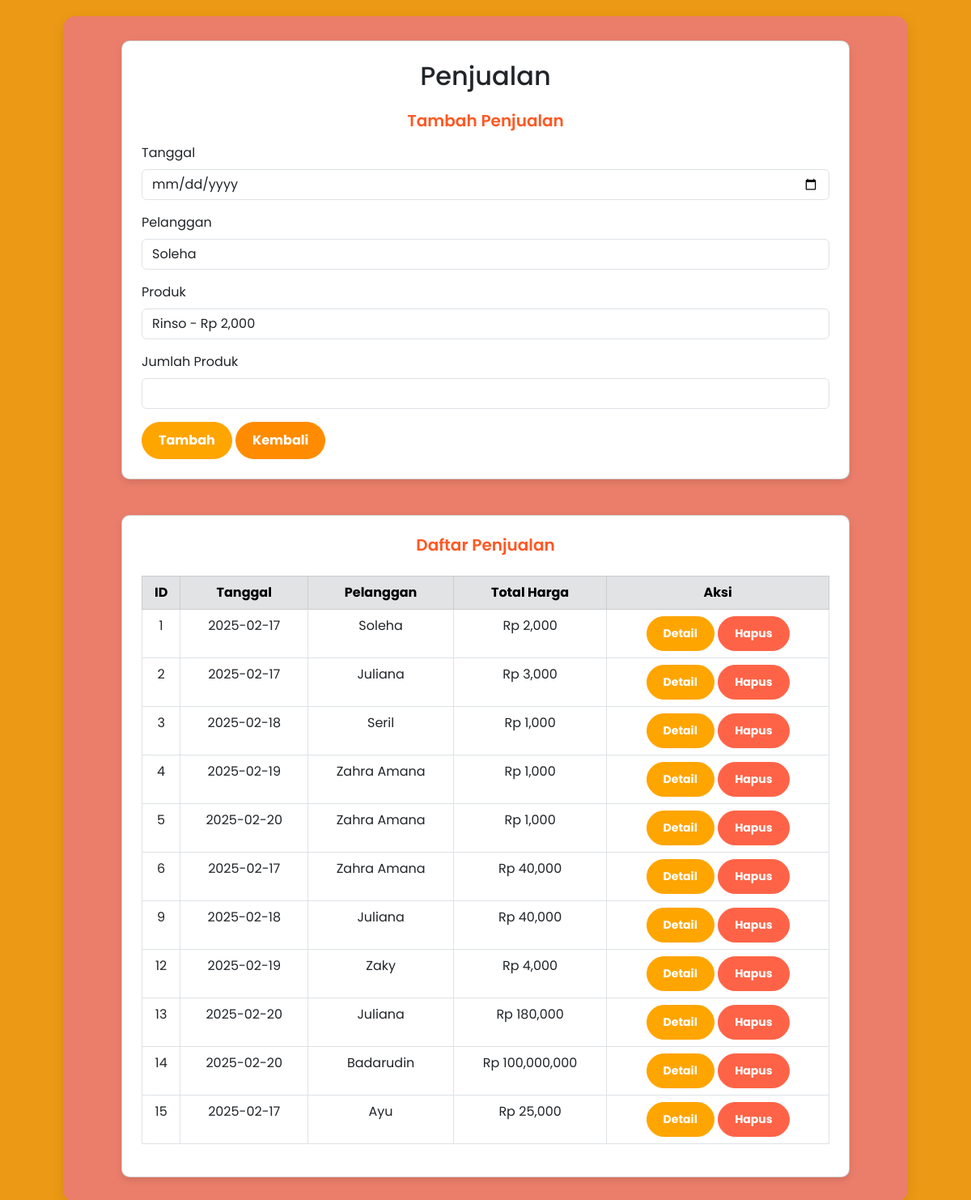
/penjualan.php, run on the app's committed database.
### tables this page shows
CREATE TABLE `penjualan` (
  `PenjualanID` int(11) NOT NULL,
  `TanggalPenjualan` date DEFAULT NULL,
  `TotalHarga` decimal(12,2) DEFAULT NULL,
  `PelangganID` int(11) DEFAULT NULL
);

CREATE TABLE `pelanggan` (
  `PelangganID` int(11) NOT NULL,
  `NamaPelanggan` varchar(255) DEFAULT NULL,
  `Alamat` text DEFAULT NULL,
  `NomorTelepon` varchar(15) DEFAULT NULL
);

### penjualan.php (the view, shortened to what this page needs)
<?php
include "koneksi.php";
$result = mysqli_query($conn, "SELECT p.*, pel.NamaPelanggan, pel.Alamat, pel.NomorTelepon
    FROM penjualan p
    JOIN pelanggan pel ON p.PelangganID = pel.PelangganID");
$pelanggan = mysqli_query($conn, "SELECT * FROM pelanggan");
$produk = mysqli_query($conn, "SELECT * FROM produk");
?>
<!DOCTYPE html>
<html lang="id">
<head>
    <link href="https://cdn.jsdelivr.net/npm/bootstrap@5.3.0/dist/css/bootstrap.min.css" rel="stylesheet">
    <link rel="stylesheet" href="style.css">
</head>
<body>
<div class="container">
    <div class="card p-4 mb-4">
    <h2 class="text-center mb-4">Penjualan</h2>
        <h5 class="mb-3">Tambah Penjualan</h5>
        <form method="POST">
            <div class="mb-3">
                <label class="form-label">Tanggal</label>
                <input type="date" name="tanggal" class="form-control" required>
            </div>
            <div class="mb-3">
                <label class="form-label">Pelanggan</label>
                <select name="pelangganID" class="form-control">
                    <?php while ($row = mysqli_fetch_assoc($pelanggan)) { ?>
                        <option value="<?= $row['PelangganID'] ?>"><?= $row['NamaPelanggan'] ?></option>
                    <?php } ?>
                </select>
            </div>
            <div class="mb-3">
                <label class="form-label">Produk</label>
                <select name="produkID" class="form-control" id="produk">
                    <?php while ($row = mysqli_fetch_assoc($produk)) { ?>
                        <option value="<?= $row['ProdukID'] ?>" data-harga="<?= $row['Harga'] ?>">
                            <?= $row['NamaProduk'] ?> - Rp <?= number_format($row['Harga']) ?>
                        </option>
                    <?php } ?>
                </select>
            </div>
            <div class="mb-3">
                <label class="form-label">Jumlah Produk</label>
                <input type="number" name="jumlah" class="form-control" id="jumlah" required>
            </div>
            <button type="submit" name="tambah" class="btn btn-success">Tambah</button>
            <a href="index.php" class="btn btn-dark">Kembali</a>
        </form>
    </div>
    <div class="card p-4">
        <h5 class="mb-3">Daftar Penjualan</h5>
        <table class="table table-bordered table-hover">
            <thead class="table-secondary">
                <tr>
                    <th>ID</th>
                    <th>Tanggal</th>
                    <th>Pelanggan</th>
                    <th>Total Harga</th>
                    <th>Aksi</th>
                </tr>
            </thead>
            <tbody>
                <?php while ($row = mysqli_fetch_assoc($result)) { ?>
                    <tr>
                        <td><?= $row['PenjualanID'] ?></td>
                        <td><?= $row['TanggalPenjualan'] ?></td>
                        <td><?= $row['NamaPelanggan'] ?></td>
                        <td>Rp <?= number_format($row['TotalHarga']) ?></td>
                        <td>
                            <a href="detailpenjualan.php?id=<?= $row['PenjualanID'] ?>" class="btn btn-success btn-sm">Detail</a>
                            <a href="penjualan.php?hapus=<?= $row['PenjualanID'] ?>" class="btn btn-danger btn-sm" onclick="return confirm('Yakin ingin menghapus penjualan ini?')">Hapus</a>
                        </td>
                    </tr>
                <?php } ?>
            </tbody>
        </table>
    </div>
</div>
</body>
</html>

### style.css (style rules this page uses)
* { margin: 0; padding: 0; box-sizing: border-box; }
body { background-color: #ec9a15; font-family: 'Poppins', sans-serif; display: flex; justify-content: center; align-items: center; min-height: 100vh; padding: 20px; }
.container { width: 90%; max-width: 1100px; background-color: #eb7e6b; padding: 30px; border-radius: 15px; box-shadow: 0px 5px 15px rgba(0, 0, 0, 0.1); display: flex; flex-direction: column; gap: 20px; align-items: center; }
.card { width: 100%; max-width: 900px; border-radius: 10px; box-shadow: 0px 4px 10px rgba(0, 0, 0, 0.1); padding: 20px; }
h5 { color: #FF5722; font-weight: 600; text-align: center; margin-bottom: 15px; }
.table { width: 100%; border-collapse: collapse; margin-top: 10px; text-align: center; }
.table thead { background-color: #FF7043; color: white; }
.table tbody tr { transition: 0.3s; }
.btn { border-radius: 25px; padding: 10px 20px; font-weight: bold; transition: 0.3s; text-align: center; }
.btn-success { background-color: #FFA500; border-color: #FFA500; color: white; }
.btn-danger { background-color: #FF6347; border-color: #FF6347; color: white; }
.btn-dark { background-color: #FF8C00; border-color: #FF8C00; color: white; }

### data on the page
penjualan: PenjualanID "1", TanggalPenjualan "2025-02-17", PelangganID.NamaPelanggan "Soleha", TotalHarga "2,000"
penjualan: PenjualanID "2", TanggalPenjualan "2025-02-17", PelangganID.NamaPelanggan "Juliana", TotalHarga "3,000"
penjualan: PenjualanID "3", TanggalPenjualan "2025-02-18", PelangganID.NamaPelanggan "Seril", TotalHarga "1,000"
penjualan: PenjualanID "4", TanggalPenjualan "2025-02-19", PelangganID.NamaPelanggan "Zahra Amana", TotalHarga "1,000"
penjualan: PenjualanID "5", TanggalPenjualan "2025-02-20", PelangganID.NamaPelanggan "Zahra Amana", TotalHarga "1,000"
penjualan: PenjualanID "6", TanggalPenjualan "2025-02-17", PelangganID.NamaPelanggan "Zahra Amana", TotalHarga "40,000"
penjualan: PenjualanID "9", TanggalPenjualan "2025-02-18", PelangganID.NamaPelanggan "Juliana", TotalHarga "40,000"
penjualan: PenjualanID "12", TanggalPenjualan "2025-02-19", PelangganID.NamaPelanggan "Zaky", TotalHarga "4,000"
penjualan: PenjualanID "13", TanggalPenjualan "2025-02-20", PelangganID.NamaPelanggan "Juliana", TotalHarga "180,000"
penjualan: PenjualanID "14", TanggalPenjualan "2025-02-20", PelangganID.NamaPelanggan "Badarudin", TotalHarga "100,000,000"
penjualan: PenjualanID "15", TanggalPenjualan "2025-02-17", PelangganID.NamaPelanggan "Ayu", TotalHarga "25,000"

### other printed values
form field pelangganID "Soleha"
form field produkID "Rinso - Rp 2,000"
